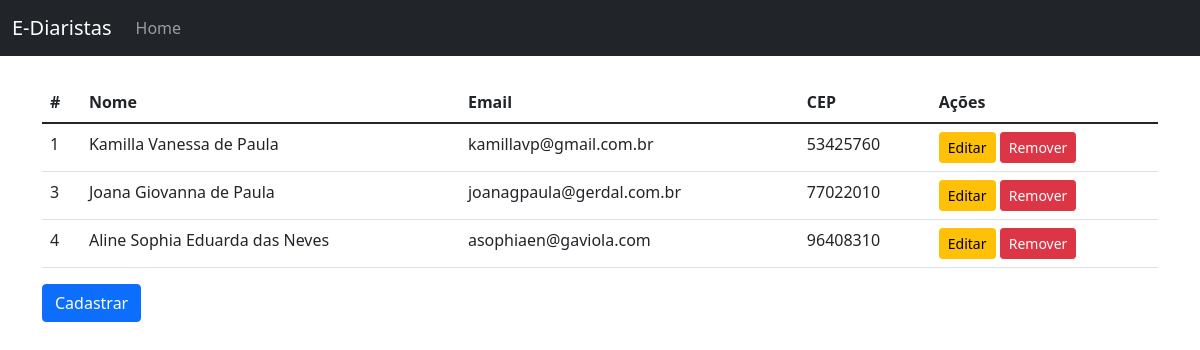
Page /web/listar_diaristas on the earlier database version.
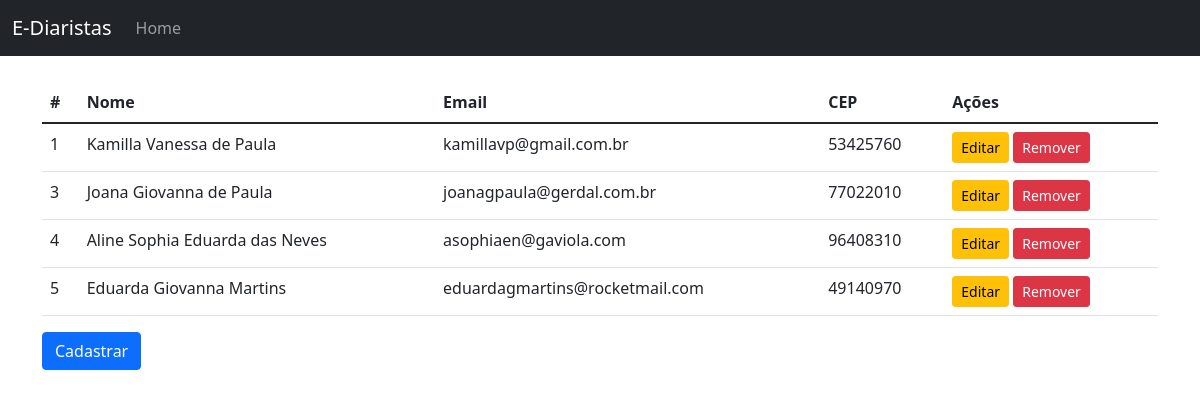
Same page on the later database version.
### web/models.py (models this page shows)
class Diarista(models.Model):
    nome_completo = models.CharField(max_length=100, null=False, blank=False)
    cpf = models.CharField(max_length=11, null=False, blank=False, unique=True)
    email = models.EmailField(null=False, blank=False, unique=True)
    telefone = models.CharField(max_length=11, null=False, blank=False)
    lodradouro = models.CharField(max_length=60, null=False, blank=False)
    numero = models.IntegerField(null=False, blank=False)
    bairro = models.CharField(max_length=30, null=False, blank=False)
    complemento = models.CharField(max_length=100, null=False, blank=True)
    cep = models.CharField(max_length=8, null=False, blank=False)
    estado = models.CharField(max_length=2, null=False, blank=False)
    cidade = models.CharField(max_length=30, null=False, blank=False)
    codigo_ibge = models.IntegerField(null=False, blank=False)
    foto_usuario = models.ImageField(null=False)

### web/views.py (the view)
# urls.py: path('listar_diaristas', listar_diaristas, name='listar_diaristas'),
def listar_diaristas(request):
    diaristas = Diarista.objects.all()
    return render(request, 'lista_diaristas.html', {'diaristas': diaristas})

### web/templates/lista_diaristas.html (shortened to what this page needs)
{% extends "base.html" %}
{% load easy_mask %}
{% block conteudo %}
    <table class="table">
        <thead>
            <tr>
                <th>#</th>
                <th>Nome</th>
                <th>Email</th>
                <th>CEP</th>
                <th>Ações</th>
            </tr>
        </thead>
        <tbody>
            {% for diarista in diaristas %}
                <tr>
                    <td>{{ diarista.id }}</td>
                    <td>{{ diarista.nome_completo }}</td>
                    <td>{{ diarista.email }}</td>
                    <td>{{ diarista.cep | cep }}</td>
                    <td>
                        <a href="{% url 'editar_diarista' diarista.id %}" type="button" class="btn btn-warning btn-sm">Editar</a>
                        <a href="{% url 'remover_diarista' diarista.id %}" type="button" class="btn btn-danger btn-sm">Remover</a>
                    </td>
                </tr>
            {% endfor %}
        </tbody>
    </table>
    <a href="{% url 'cadastrar_diarista' %}" class="btn btn-primary">Cadastrar</a>
{% endblock conteudo %}

Differences in the rows shown:
added Diarista: id "5", nome_completo "Eduarda Giovanna Martins", email "eduardagmartins@rocketmail.com", cep|cep "49140970"
